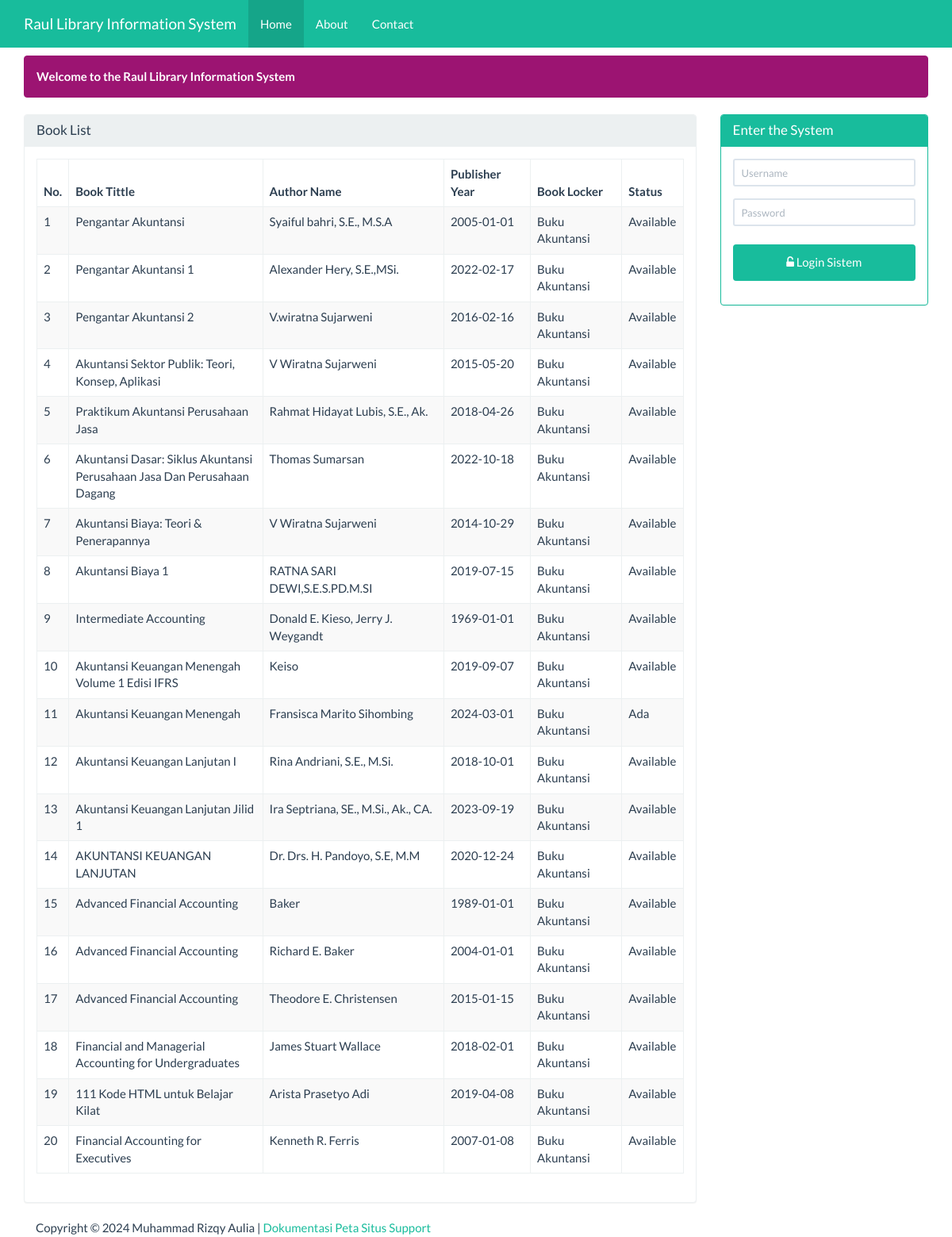
The page / on the database its author committed.
### tables this page shows
CREATE TABLE IF NOT EXISTS `buku` (
  `id` int(5) NOT NULL AUTO_INCREMENT,
  `loker_buku` varchar(25) NOT NULL,
  `no_rak` int(5) NOT NULL,
  `no_laci` int(5) NOT NULL,
  `no_boks` int(5) NOT NULL,
  `judul_buku` varchar(100) NOT NULL,
  `nama_pengarang` varchar(100) NOT NULL,
  `tahun_terbit` date NOT NULL,
  `penerima` varchar(50) NOT NULL,
  `penerbit` varchar(50) NOT NULL,
  `status` varchar(25) NOT NULL,
  `keterangan` varchar(100) NOT NULL,
  PRIMARY KEY (`id`)
);

### beranda.php (the view, shortened to what this page needs)
<div class="container">
    <div class="row">
        <div class ="col-xs-12">
            <div class="alert alert-info">
                <strong>Welcome to the Raul Library Information System</strong>
            </div>
        </div>
    </div>
    <div class="row">
        <div class="col-sm-9 col-xs-12">
            <div class="panel panel-default">
                <div class="panel-heading">
                    <h3 class="panel-title">Book List</h3>
                </div>
                <div class="panel-body">
                     <table id="deskripsi" class="table table-bordered table-striped table-hover">
                        <thead>
                            <tr>
                                <th>No.</th><th width="30%">Book Tittle</th><th>Author Name</th><th>Publisher Year</th><th>Book Locker</th><th>Status</th>
                            </tr>
                        </thead>
                        <tbody>
                            <?php
                            $sql = "SELECT * FROM buku";
                            $query = mysqli_query($koneksi, $sql) or die("SQL Anda Salah");
                            $nomor = 0;
                            while ($data = mysqli_fetch_array($query)) {
                                $nomor++;
                                ?>
                                <tr>
                                    <td><?= $nomor ?></td>
                                    <td><?= $data['judul_buku'] ?></td>
                                    <td><?= $data['nama_pengarang'] ?></td>
                                    <td><?= $data['tahun_terbit'] ?></td>
                                    <td><?= $data['loker_buku'] ?></td>
                                    <td><?= $data['status'] ?></td>
                                </tr>
                            <?php } ?>
                        </tbody>
                    </table>
                </div>
            </div>
        </div>
        <div class="col-sm-3 col-xs-12">
            <?php if (isset($_SESSION['username'])) { ?>
            <div class="alert alert-info">
                <strong>Welcome Muhammad Rizqy Aulia!</strong>
            </div>
            <?php
           } else { ?>
            <div class="panel panel-success">
                <div class="panel-heading">
                    <h3 class="panel-title">Enter the System</h3>
                </div>
                <div class="panel-body">
                    <form class="form-horizontal" action="proses_login.php" method="post">
                        <div class="form-group">
                            <div class="col-sm-12">
                                <input type="text" name="user" class="form-control input-sm"
                                   placeholder="Username" required="" autocomplete="off"/>
                            </div>
                        </div>
                        <div class="form-group">
                            <div class="col-sm-12">
                                <input type="password" name="pwd" class="form-control input-sm"
                                   placeholder="Password" required="" autocomplete="off"/>
                            </div>
                        </div>
                        <div class="form-group">
                            <div class="col-sm-12">
                                <button type="submit" name="login" value="login"
                                        class="btn btn-success btn-block"><span class="fa fa-unlock-alt"></span>
                                    Login Sistem
                                </button>
                            </div>
                    </form>
                </div>
            </div>
        </div>
            <?php } ?>
    </div>
</div>

### index.php (shortened to what this page needs)
<!DOCTYPE html>
<html>
    <head>
        <link href="Assets/css/bootstrap.min.css" rel="stylesheet" type="text/css"/>
        <link href="Assets/css/dataTables.bootstrap.min.css" rel="stylesheet" type="text/css"/>
        <link href="Assets/font-awesome-4.5.0/css/font-awesome.min.css" rel="stylesheet" type="text/css"/>
    </head>
    <body>
        <?php
        require 'menu.php';
        ?>
        <?php
        require 'content.php';
        ?>
        <?php
        require 'footer.php';
        ?>
    </body>
    </html>

### menu.php (shortened to what this page needs)
<nav class="navbar navbar-inverse navbar-fixed-top">
    <div class="container">
        <div class="navbar-header">
            <a class="navbar-brand" href="?page=utama">Raul Library Information System</a>
        </div>
        <div id="navbar" class="navbar-collapse collapse">
            <ul class="nav navbar-nav">
                <li class="active"><a href="#">Home</a></li>
                <li><a href="?page=about&actions=tampil">About</a></li>
                <li><a href="?page=kontak&actions=tampil">Contact</a></li>
            </ul>
        </div>
    </div>
</nav>

### content.php (shortened to what this page needs)
<?php
@$page=$_GET['page'];
if(empty ($page)){
    require 'beranda.php';
}

### footer.php
<div class="container">
    <div class="row">
        <div class="col-xs-12">
            Copyright &COPY; <?= date('Y')?> Muhammad Rizqy Aulia |
            <a href="#">Dokumentasi</a>
            <a href="#">Peta Situs</a>
            <a href="#">Support</a>
        </div>
    </div>
</div>

### index.php (style rules this page uses)
body { margin-top:70px; }
button { background-color: #4CAF50; color: white; padding: 14px 20px; margin: 8px 0; border: none; cursor: pointer; width: 100%; }

### rows shown on the page
buku: judul_buku "Pengantar Akuntansi", nama_pengarang "Syaiful bahri, S.E., M.S.A", tahun_terbit "2005-01-01", loker_buku "Buku Akuntansi", status "Available"
buku: judul_buku "Pengantar Akuntansi 1", nama_pengarang "Alexander Hery, S.E.,MSi.", tahun_terbit "2022-02-17", loker_buku "Buku Akuntansi", status "Available"
buku: judul_buku "Pengantar Akuntansi 2", nama_pengarang "V.wiratna Sujarweni", tahun_terbit "2016-02-16", loker_buku "Buku Akuntansi", status "Available"
buku: judul_buku "Akuntansi Sektor Publik: Teori, Konsep, Aplikasi", nama_pengarang "V Wiratna Sujarweni", tahun_terbit "2015-05-20", loker_buku "Buku Akuntansi", status "Available"
buku: judul_buku "Praktikum Akuntansi Perusahaan Jasa", nama_pengarang "Rahmat Hidayat Lubis, S.E., Ak.", tahun_terbit "2018-04-26", loker_buku "Buku Akuntansi", status "Available"
buku: judul_buku "Akuntansi Dasar: Siklus Akuntansi Perusahaan Jasa Dan Perusahaan Dagang", nama_pengarang "Thomas Sumarsan", tahun_terbit "2022-10-18", loker_buku "Buku Akuntansi", status "Available"
buku: judul_buku "Akuntansi Biaya: Teori & Penerapannya", nama_pengarang "V Wiratna Sujarweni", tahun_terbit "2014-10-29", loker_buku "Buku Akuntansi", status "Available"
buku: judul_buku "Akuntansi Biaya 1", nama_pengarang "RATNA SARI DEWI,S.E.S.PD.M.SI", tahun_terbit "2019-07-15", loker_buku "Buku Akuntansi", status "Available"
buku: judul_buku "Intermediate Accounting", nama_pengarang "Donald E. Kieso, Jerry J. Weygandt", tahun_terbit "1969-01-01", loker_buku "Buku Akuntansi", status "Available"
buku: judul_buku "Akuntansi Keuangan Menengah Volume 1 Edisi IFRS", nama_pengarang "Keiso", tahun_terbit "2019-09-07", loker_buku "Buku Akuntansi", status "Available"
buku: judul_buku "Akuntansi Keuangan Menengah", nama_pengarang "Fransisca Marito Sihombing", tahun_terbit "2024-03-01", loker_buku "Buku Akuntansi", status "Ada"
buku: judul_buku "Akuntansi Keuangan Lanjutan I", nama_pengarang "Rina Andriani, S.E., M.Si.", tahun_terbit "2018-10-01", loker_buku "Buku Akuntansi", status "Available"
buku: judul_buku "Akuntansi Keuangan Lanjutan Jilid 1", nama_pengarang "Ira Septriana, SE., M.Si., Ak., CA.", tahun_terbit "2023-09-19", loker_buku "Buku Akuntansi", status "Available"
buku: judul_buku "AKUNTANSI KEUANGAN LANJUTAN", nama_pengarang "Dr. Drs. H. Pandoyo, S.E, M.M", tahun_terbit "2020-12-24", loker_buku "Buku Akuntansi", status "Available"
buku: judul_buku "Advanced Financial Accounting", nama_pengarang "Baker", tahun_terbit "1989-01-01", loker_buku "Buku Akuntansi", status "Available"
buku: judul_buku "Advanced Financial Accounting", nama_pengarang "Richard E. Baker", tahun_terbit "2004-01-01", loker_buku "Buku Akuntansi", status "Available"
buku: judul_buku "Advanced Financial Accounting", nama_pengarang "Theodore E. Christensen", tahun_terbit "2015-01-15", loker_buku "Buku Akuntansi", status "Available"
buku: judul_buku "Financial and Managerial Accounting for Undergraduates", nama_pengarang "James Stuart Wallace", tahun_terbit "2018-02-01", loker_buku "Buku Akuntansi", status "Available"
buku: judul_buku "111 Kode HTML untuk Belajar Kilat", nama_pengarang "Arista Prasetyo Adi", tahun_terbit "2019-04-08", loker_buku "Buku Akuntansi", status "Available"
buku: judul_buku "Financial Accounting for Executives", nama_pengarang "Kenneth R. Ferris", tahun_terbit "2007-01-08", loker_buku "Buku Akuntansi", status "Available"
